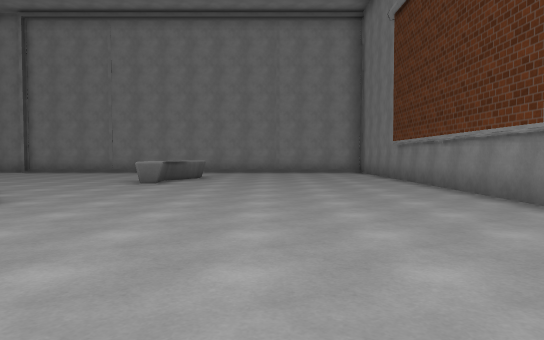
[1] (above)

17 first-person views from a walk through a 3-D level made in the Unity game engine. The camera is 1.2 m above the floor, tilts 2° down and sees 70° across. The floor is counted in squares, 2 m on a side. Each view is taken from the middle of a square. On the plan, view 1 faces up. The plan holds only what a view shows up to about 11 squares ahead; the rest is blank. The player character is not drawn. Some surface patterns are stand-ins.

[2]
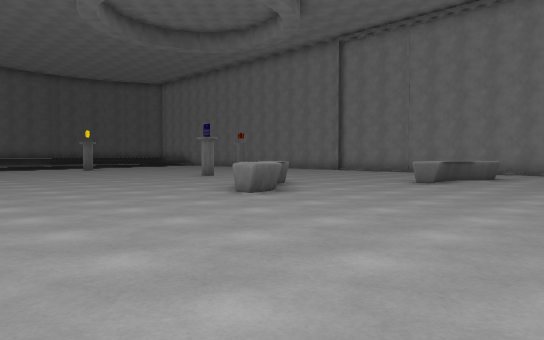

[3]
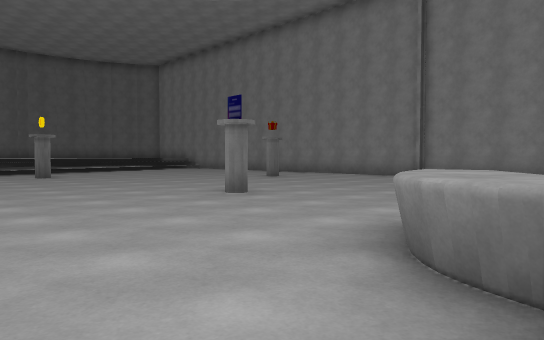

[4]
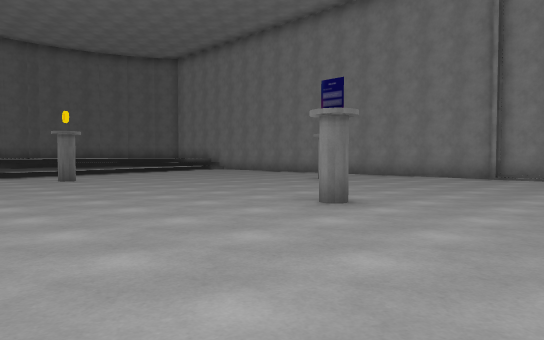

[5]
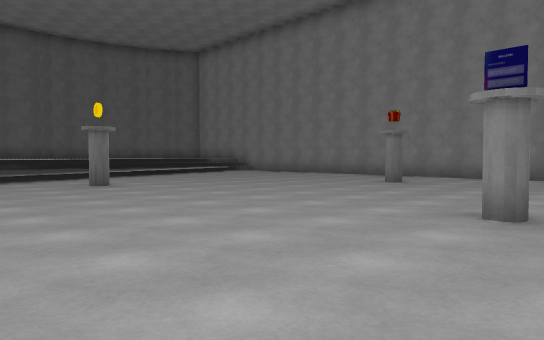

[6]
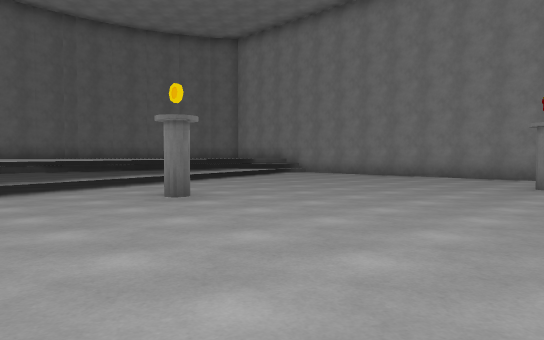

[7]
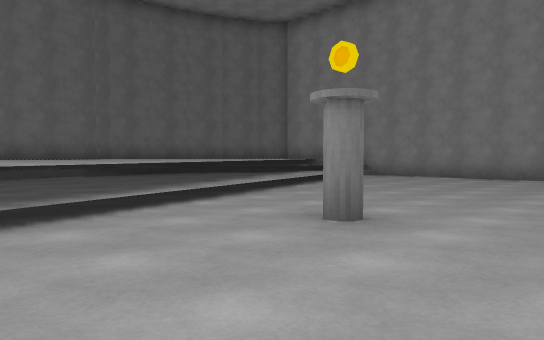

[8]
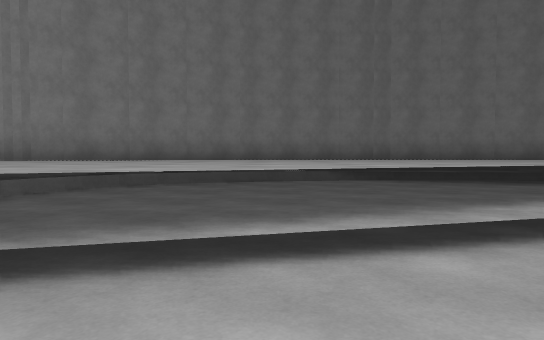

[9]
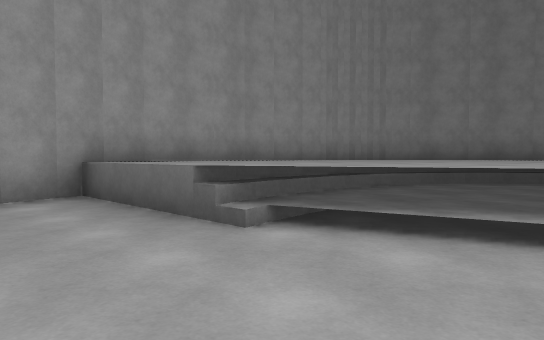

[10]
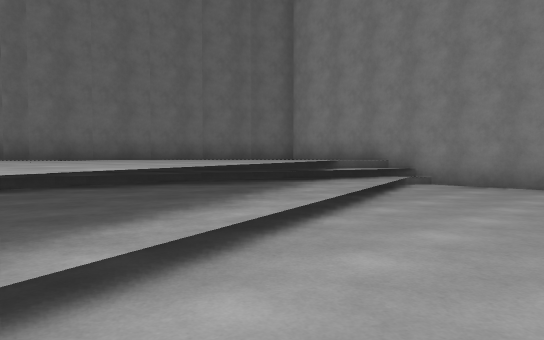

[11]
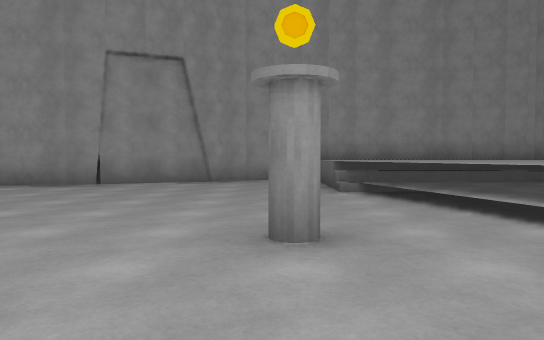

[12]
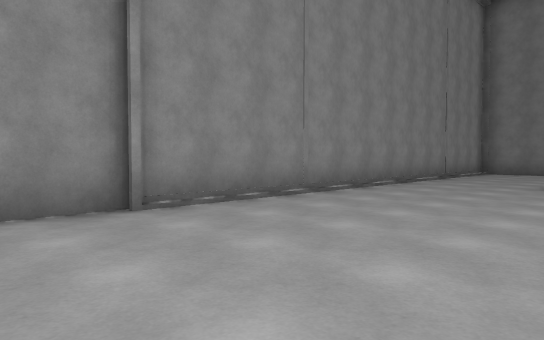

[13]
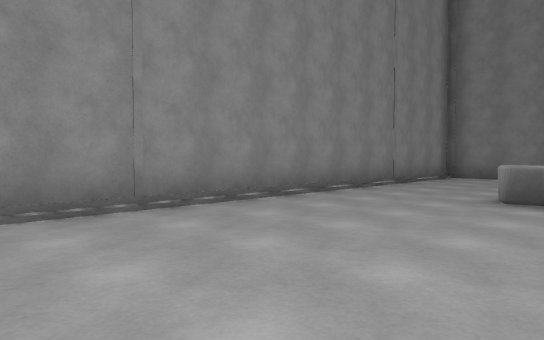

[14]
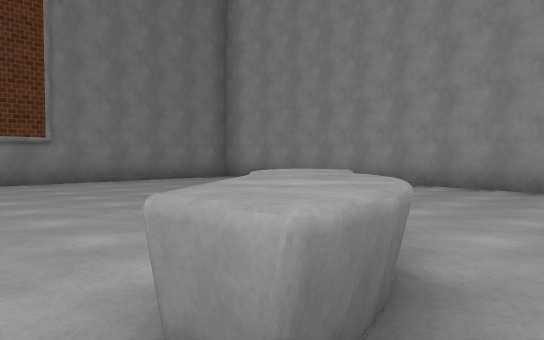

[15]
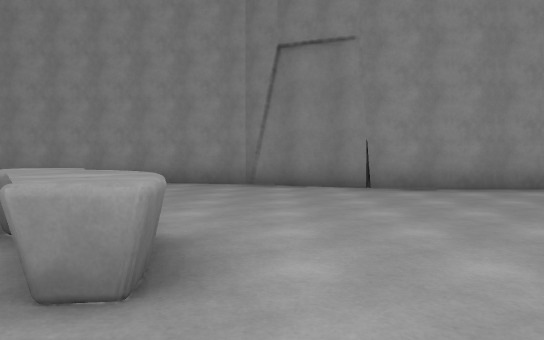

[16]
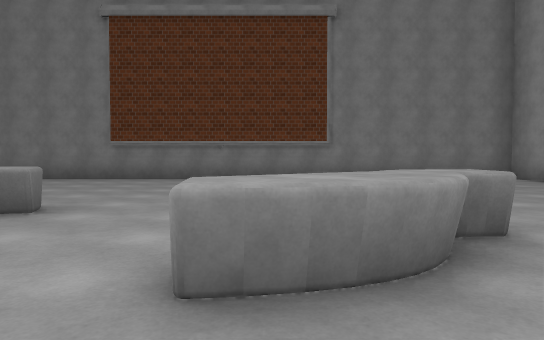

[17]
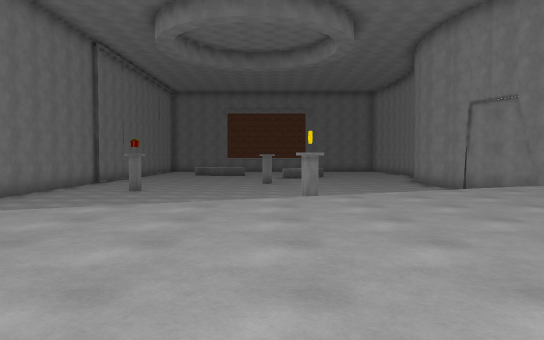

### Floor plan
Key: @ floor where view 1 was taken; # wall or solid block; . main floor; : floor 1 m higher than the main floor; / step, stairs or slope; = window, fence, low wall or low ledge; ^ raised ledge; O other object.
Columns run from 27 left of view 1 to 4 right of it. Each row starts with its distance up from view 1.
 15    #############################
 14      //........................#
 13  #  ://........................#
 12  # ::://.......................#
 11 ##:::://.......#.........^.....#
 10 #::::://................^^.....#
  9 #::::::/................^......#
  8 # ::::://......................#
  7 # ::::::/.........O............#
  6 # ::::::=..#..........^........#
  5 # :::::::/............^^.......#
  4  #: :::::/.....................#
  3  #: :::::/.....................#
  2  ##:::::::/....................#
  1   #:::::::/.....###............#
  0   ##::::::/..#### ####.....@...#
 -1    ###::::/###       ##########
 -2      #######

Where each view was taken, in squares from view 1:
view 1: 0 up, 0 right, facing up
view 2: 0 up, 1 right, facing up-left
view 3: 3 up, 4 left, facing up-left
view 4: 3 up, 6 left, facing up-left
view 5: 3 up, 8 left, facing up-left
view 6: 3 up, 11 left, facing up-left
view 7: 3 up, 14 left, facing up-left
view 8: 5 up, 16 left, facing left
view 9: 5 up, 15 left, facing down-left
view 10: 6 up, 17 left, facing up-left
view 11: 9 up, 16 left, facing down
view 12: 10 up, 11 left, facing up-right
view 13: 10 up, 8 left, facing up-right
view 14: 7 up, 6 left, facing down-right
view 15: 8 up, 6 left, facing down
view 16: 6 up, 7 left, facing right
view 17: 7 up, 25 left, facing right
